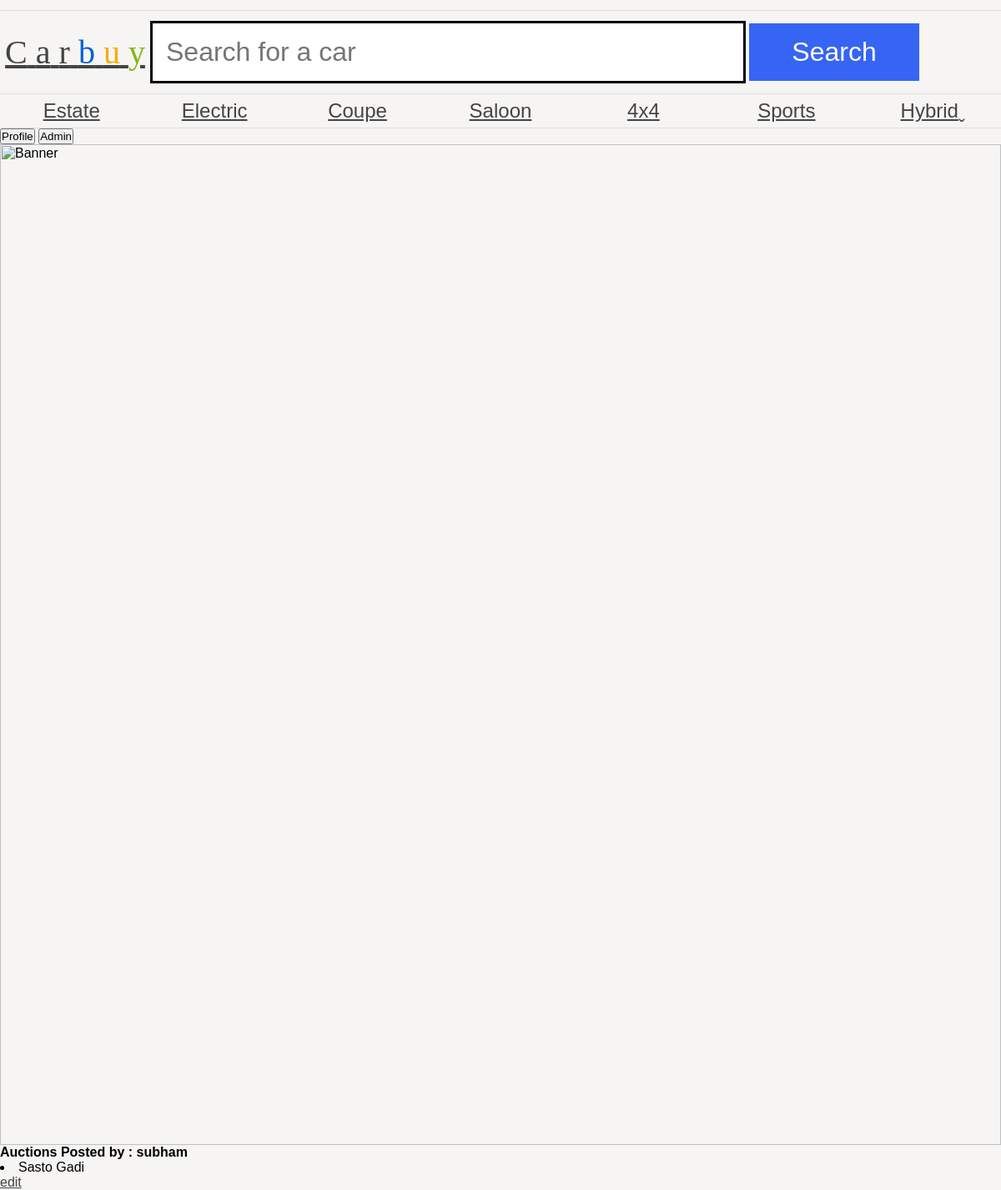
The app's page /as1/public/myAuction.php (signed in), older data.
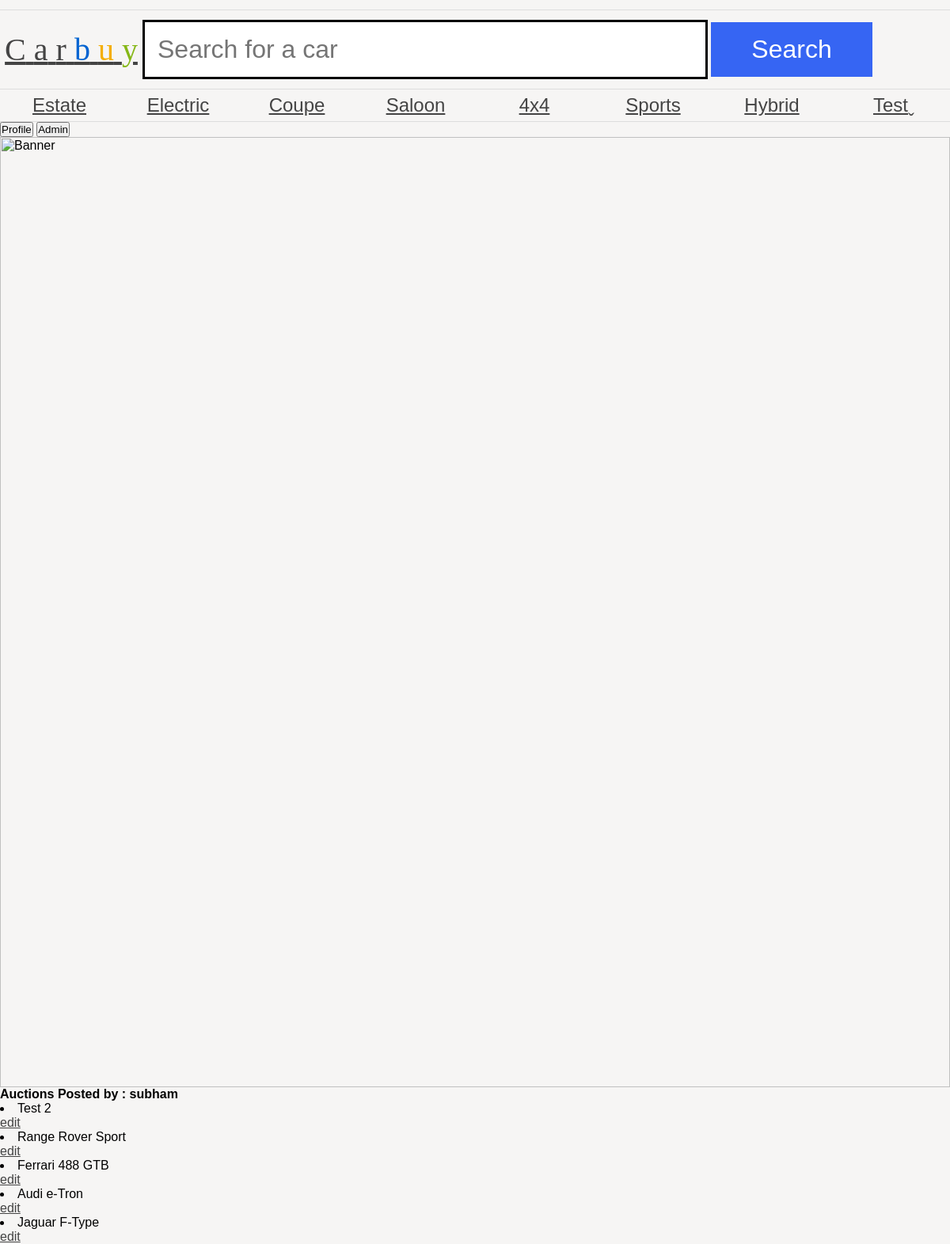
The same page, newer data.
### tables this page shows
CREATE TABLE `auctions` (
  `product_id` int(11) NOT NULL AUTO_INCREMENT,
  `Car_Name` varchar(255) DEFAULT NULL,
  `endDate` date DEFAULT NULL,
  `description` varchar(255) DEFAULT NULL,
  `categoryId` varchar(255) DEFAULT NULL,
  `price` decimal(8,2) DEFAULT NULL,
  `user_id` int(11) DEFAULT NULL,
  PRIMARY KEY (`product_id`),
  KEY `Foreign` (`user_id`) USING BTREE,
  CONSTRAINT `test` FOREIGN KEY (`user_id`) REFERENCES `users` (`id`) ON DELETE CASCADE ON UPDATE CASCADE
);

CREATE TABLE `category` (
  `category_id` int(11) NOT NULL AUTO_INCREMENT,
  `name` varchar(255) DEFAULT NULL,
  PRIMARY KEY (`category_id`)
);

### as1/public/dbConn.php (called while the page is built, shortened)
<?php
$username = "v.je";
$password = "v.je";
$conn = new PDO('mysql:dbname=assignment1;host=mysql', $username, $password, [PDO::ATTR_ERRMODE => PDO::ERRMODE_EXCEPTION]);
$getCategoryQuery = $conn->prepare('SELECT * FROM category');
$getCategoryQuery->execute();
$getCategory = $getCategoryQuery->fetchAll();
?>

### as1/public/myAuction.php (the view, shortened to what this page needs)
<?php
require 'header.php';
if (isset($_SESSION['username'])) {
    $userID = $_SESSION['userID'];
    include_once('dbConn.php');
    $getAuctionQuery = $conn->query("SELECT  `product_id`,`Car_Name`, `endDate`, `description`, `categoryId`, `price` FROM `auctions` WHERE user_id = '$userID'");
    $getAuctionQuery->execute();
    $getAuction = $getAuctionQuery->fetchAll();
    echo '<strong>Auctions Posted by : ' . $_SESSION['username'] . '</strong>';
    array_map(function ($auctions) {
        $auctionName = $auctions['Car_Name'];
        $CarID = $auctions['product_id'];
        $Result = '<li>' . $auctionName . '</li><a href=editAuction.php?CarID=' . $CarID . '>edit</a>';
        echo $Result;
    }, $getAuction);
} else {
    echo 'You are not logged in <a href="login.php"><button>Login Now!</button></a>';
}

### as1/public/header.php (shortened to what this page needs)
<?php
require 'dbConn.php';
?>
<html>
<head>
	<link rel="stylesheet" href="carbuy.css" />
</head>
<body>
	<header>
		<a href="index.php">
			<h1><span class="C">C</span>
				<span class="a">a</span>
				<span class="r">r</span>
				<span class="b">b</span>
				<span class="u">u</span>
				<span class="y">y</span>
			</h1>
		</a>
		<form action="#">
			<input type="text" name="search" placeholder="Search for a car" />
			<input type="submit" name="submit" value="Search" />
		</form>
	</header>
	<nav>
		<ul>
			<?php
			array_map(function ($category) {
				$categoryName = $category['name'];
				$categoryID = $category['category_id'];
				echo '<li>' . '<a class="categoryLink" href="categoryPage.php?categoryID=' . $categoryID . '">' . $categoryName . '</a>' . '</li>';
			}, array_values($getCategory));
			?>
		</ul>
	</nav>
	<div class="headerButton" style="justify-content: center">
		<button>Profile</button>
	</div>
	<span class="HeaderButton">
		<button>Admin</button>
	</span>
	<img src="banners/1.jpg" alt="Banner" />
</body>
</html>

Row changes from the older to the newer data that the page shows:
removed auctions: Car_Name "Sasto Gadi"
added category: name "Test"
added auctions: Car_Name "Test 2"
added auctions: Car_Name "Range Rover Sport"
added auctions: Car_Name "Ferrari 488 GTB"
added auctions: Car_Name "Audi e-Tron"
added auctions: Car_Name "Jaguar F-Type"
Text that changed along with them:
text no longer shown: "edit"
text now shown: "edit edit edit edit edit"
